Frame 1 (no input): blank canvas, image omitted
Frame 60 (no input): blank canvas, image omitted
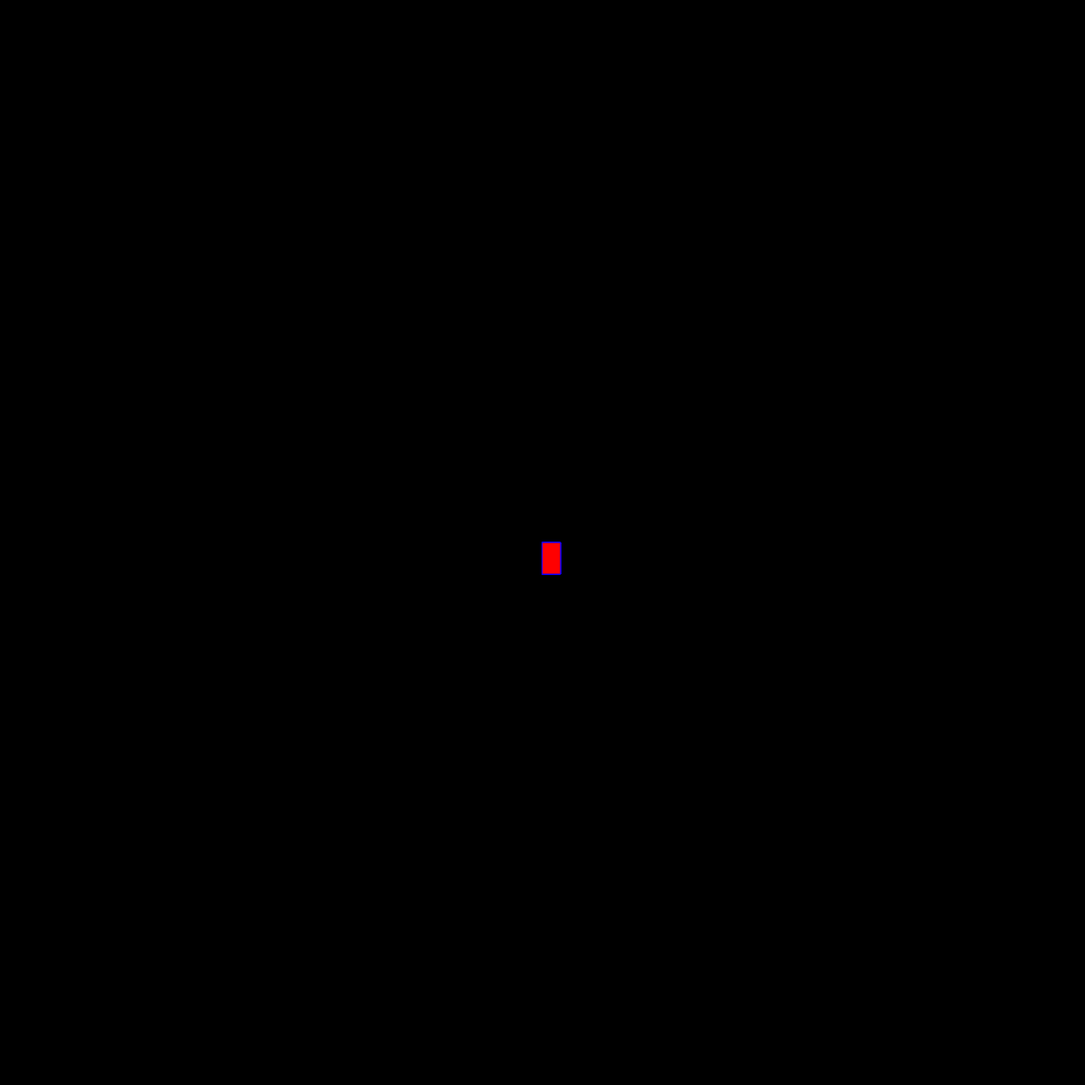
Frame 120 (the mouse pressed at the canvas centre since frame 60)

The p5.js sketch whose frames 1 and 60 were blank and that drew this single picture after the mouse press (run headless with seeded random() and noise() and a simulated clock; from frame 60 on, the mouse is pressed at the canvas centre):

// p5.js sketch
// ── sketch.js
function setup() {
    createCanvas(1200, 1200);
  background("black")
  }
  function draw(){ 
  
    
    stroke("blue");
    fill("red")
    
    //console.log(mouseIsPressed);
    
    if(mouseIsPressed) {
      rect(mouseX, mouseY, 20, 35)
      
    }
  }
